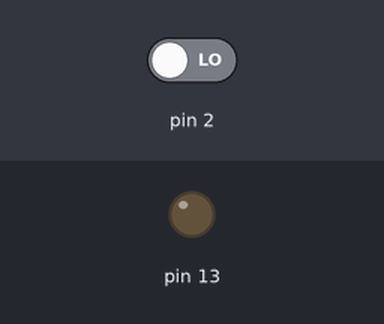
A sketch run on a simulated Arduino Uno, built with avr-gcc and run on an emulated ATmega328P. Parts: output pins drawn as LEDs (lit = HIGH). The inputs (shaded band) are chosen by the test bench; at power-on: pin 2 LOW.

Above: at 1.4 s.
1.5 s: pin 2 driven HIGH
At 1.9 s:
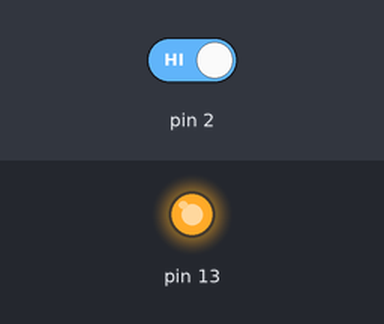
3.0 s: pin 2 driven LOW
At 4.3 s:
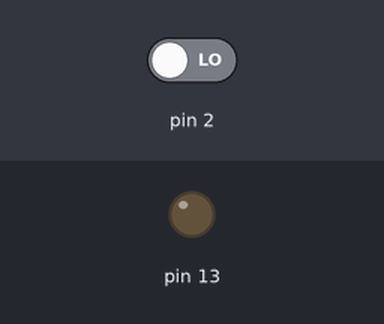
Timing chart, 0 to 6.0 s (numbered marks = the images above; inputs shaded):
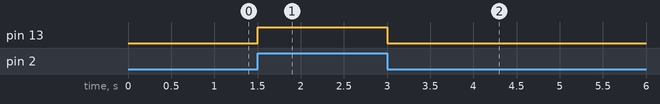

Measured:
- after the input at 1.5 s, pin 13: LOW → HIGH at once
- after the input at 3.0 s, pin 13: HIGH → LOW at once

The sketch:

Sender.ino
```cpp
//#define DEBUG
//#define REMOTE_CTRL_SETUP
//#define DEVICE_1
//#define DEVICE_2
//#define DEVICE_3

#include <RCSwitch.h>

#include "Config.h"
#include "RotaryTrigger.h"
#include "RadioSignal.h"


#ifdef DEBUG
RotaryTrigger rotaryTrigger;
bool dipOverrideOn = true;
#endif

// === RF Sender ===
RCSwitch sender = RCSwitch();

// === Internal State ===
bool isOn = false;

void setup() {

  #ifdef DEBUG
    Serial.begin(9600);
  #endif

  delay(200);

  randomSeed(analogRead(A0)); // Seed for RF signal randomness

  pinMode(Config::State::LedPin, OUTPUT);
  pinMode(Config::State::PowerProbePin, INPUT);

  sender.enableTransmit(Config::Radio::SenderPin);

#ifdef DEBUG
  // Rotary input simulates DIP switch override in debug mode
  rotaryTrigger.Setup();
  attachInterrupt(
    digitalPinToInterrupt(Config::Rotary::ClockPin),
    []() { rotaryTrigger.HandleInterrupt(); },
    RISING
  );
#endif
}

void loop() {

#ifdef REMOTE_CTRL_SETUP
  // This is only used to send a signal continuously for setting-up a remote control.
  delay(200);
  static RadioSignal sig = RadioSignal::Create(Config::Radio::ChannelToggle);
  sig.Payload = Config::Unit::UnitId3;
  sig.Send(&sender);
  return;
#endif

  // === Check power state ===
  // If power is present → send ON signal
  // If power is lost → send OFF signal
  bool isPowered = digitalRead(Config::State::PowerProbePin);

#ifdef DEBUG
  // Override actual power state using rotary in debug mode
  isPowered = dipOverrideOn;

  if (rotaryTrigger.HasChanged()) {
    dipOverrideOn = !dipOverrideOn;
    isPowered = dipOverrideOn;
  }
#endif

  // Avoid duplicate signals if state hasn't changed
  if (isPowered == isOn) return;

  if (isPowered) {
    SendOn();
  } else {
    SendOff();
  }
}

// === Send ON Signal ===
void SendOn() {
  isOn = true;
  digitalWrite(Config::State::LedPin, HIGH);
  RadioSignal::Create(Config::Radio::ChannelOn).Send(&sender);
}

// === Send OFF Signal ===
void SendOff() {
  isOn = false;
  digitalWrite(Config::State::LedPin, LOW);
  RadioSignal::Create(Config::Radio::ChannelOff).Send(&sender);
}
```
